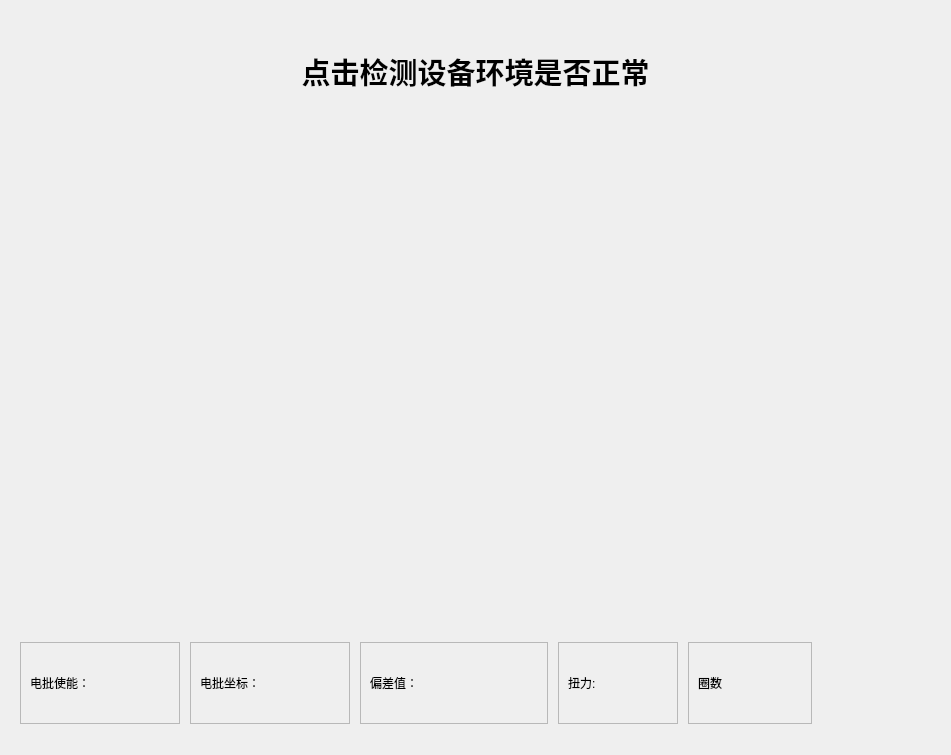
<?xml version="1.0" encoding="UTF-8"?>
<ui version="4.0">
 <class>WidgetModel8</class>
 <widget class="QWidget" name="WidgetModel8">
  <property name="geometry">
   <rect>
    <x>0</x>
    <y>0</y>
    <width>951</width>
    <height>755</height>
   </rect>
  </property>
  <property name="windowTitle">
   <string>Form</string>
  </property>
  <layout class="QGridLayout" name="gridLayout_2">
   <item row="1" column="0">
    <widget class="QLabel" name="labelImg">
     <property name="minimumSize">
      <size>
       <width>720</width>
       <height>480</height>
      </size>
     </property>
     <property name="maximumSize">
      <size>
       <width>720</width>
       <height>480</height>
      </size>
     </property>
     <property name="text">
      <string/>
     </property>
    </widget>
   </item>
   <item row="1" column="1">
    <widget class="XyProcessLog" name="widgetLog" native="true"/>
   </item>
   <item row="0" column="0" colspan="2">
    <widget class="XyResultLabel" name="labelTips">
     <property name="minimumSize">
      <size>
       <width>0</width>
       <height>100</height>
      </size>
     </property>
     <property name="maximumSize">
      <size>
       <width>16777215</width>
       <height>100</height>
      </size>
     </property>
     <property name="font">
      <font>
       <pointsize>22</pointsize>
       <weight>75</weight>
       <bold>true</bold>
      </font>
     </property>
     <property name="text">
      <string>点击检测设备环境是否正常</string>
     </property>
     <property name="alignment">
      <set>Qt::AlignCenter</set>
     </property>
    </widget>
   </item>
   <item row="2" column="0" colspan="2">
    <widget class="QWidget" name="widget" native="true">
     <property name="maximumSize">
      <size>
       <width>16777215</width>
       <height>100</height>
      </size>
     </property>
     <layout class="QHBoxLayout" name="horizontalLayout">
      <property name="spacing">
       <number>10</number>
      </property>
      <item>
       <widget class="QFrame" name="frame">
        <property name="minimumSize">
         <size>
          <width>160</width>
          <height>0</height>
         </size>
        </property>
        <property name="frameShape">
         <enum>QFrame::StyledPanel</enum>
        </property>
        <property name="frameShadow">
         <enum>QFrame::Raised</enum>
        </property>
        <layout class="QHBoxLayout" name="horizontalLayout_2">
         <property name="spacing">
          <number>0</number>
         </property>
         <property name="topMargin">
          <number>0</number>
         </property>
         <property name="rightMargin">
          <number>9</number>
         </property>
         <property name="bottomMargin">
          <number>0</number>
         </property>
         <item>
          <widget class="QLabel" name="label">
           <property name="text">
            <string>电批使能：</string>
           </property>
          </widget>
         </item>
         <item>
          <widget class="QLabel" name="labelEnable">
           <property name="minimumSize">
            <size>
             <width>80</width>
             <height>80</height>
            </size>
           </property>
           <property name="maximumSize">
            <size>
             <width>80</width>
             <height>80</height>
            </size>
           </property>
           <property name="text">
            <string/>
           </property>
          </widget>
         </item>
        </layout>
       </widget>
      </item>
      <item>
       <widget class="QFrame" name="frame_2">
        <property name="minimumSize">
         <size>
          <width>160</width>
          <height>0</height>
         </size>
        </property>
        <property name="frameShape">
         <enum>QFrame::StyledPanel</enum>
        </property>
        <property name="frameShadow">
         <enum>QFrame::Raised</enum>
        </property>
        <layout class="QHBoxLayout" name="horizontalLayout_3">
         <property name="spacing">
          <number>0</number>
         </property>
         <property name="leftMargin">
          <number>9</number>
         </property>
         <property name="topMargin">
          <number>0</number>
         </property>
         <property name="rightMargin">
          <number>9</number>
         </property>
         <property name="bottomMargin">
          <number>0</number>
         </property>
         <item>
          <widget class="QLabel" name="label_3">
           <property name="text">
            <string>电批坐标：</string>
           </property>
          </widget>
         </item>
         <item>
          <widget class="QLabel" name="labelPos">
           <property name="font">
            <font>
             <pointsize>15</pointsize>
             <weight>75</weight>
             <bold>true</bold>
            </font>
           </property>
           <property name="text">
            <string/>
           </property>
          </widget>
         </item>
        </layout>
       </widget>
      </item>
      <item>
       <widget class="QFrame" name="frame_3">
        <property name="minimumSize">
         <size>
          <width>160</width>
          <height>0</height>
         </size>
        </property>
        <property name="frameShape">
         <enum>QFrame::StyledPanel</enum>
        </property>
        <property name="frameShadow">
         <enum>QFrame::Raised</enum>
        </property>
        <layout class="QHBoxLayout" name="horizontalLayout_4">
         <property name="spacing">
          <number>0</number>
         </property>
         <property name="leftMargin">
          <number>9</number>
         </property>
         <property name="topMargin">
          <number>0</number>
         </property>
         <property name="rightMargin">
          <number>9</number>
         </property>
         <property name="bottomMargin">
          <number>0</number>
         </property>
         <item>
          <widget class="QLabel" name="label_5">
           <property name="text">
            <string>偏差值：</string>
           </property>
          </widget>
         </item>
         <item>
          <widget class="QLabel" name="labelOffset">
           <property name="minimumSize">
            <size>
             <width>120</width>
             <height>80</height>
            </size>
           </property>
           <property name="font">
            <font>
             <pointsize>15</pointsize>
             <weight>75</weight>
             <bold>true</bold>
            </font>
           </property>
           <property name="text">
            <string/>
           </property>
          </widget>
         </item>
        </layout>
       </widget>
      </item>
      <item>
       <widget class="QFrame" name="frame_4">
        <property name="minimumSize">
         <size>
          <width>120</width>
          <height>0</height>
         </size>
        </property>
        <property name="frameShape">
         <enum>QFrame::StyledPanel</enum>
        </property>
        <property name="frameShadow">
         <enum>QFrame::Raised</enum>
        </property>
        <layout class="QHBoxLayout" name="horizontalLayout_5">
         <property name="spacing">
          <number>0</number>
         </property>
         <property name="leftMargin">
          <number>9</number>
         </property>
         <property name="topMargin">
          <number>0</number>
         </property>
         <property name="rightMargin">
          <number>9</number>
         </property>
         <property name="bottomMargin">
          <number>0</number>
         </property>
         <item>
          <widget class="QLabel" name="label_2">
           <property name="text">
            <string>扭力:</string>
           </property>
          </widget>
         </item>
         <item>
          <widget class="QLabel" name="labelMnm">
           <property name="font">
            <font>
             <pointsize>15</pointsize>
             <weight>75</weight>
             <bold>true</bold>
            </font>
           </property>
           <property name="text">
            <string/>
           </property>
          </widget>
         </item>
        </layout>
       </widget>
      </item>
      <item>
       <widget class="QFrame" name="frame_5">
        <property name="minimumSize">
         <size>
          <width>120</width>
          <height>0</height>
         </size>
        </property>
        <property name="frameShape">
         <enum>QFrame::StyledPanel</enum>
        </property>
        <property name="frameShadow">
         <enum>QFrame::Raised</enum>
        </property>
        <layout class="QHBoxLayout" name="horizontalLayout_6">
         <property name="spacing">
          <number>0</number>
         </property>
         <property name="leftMargin">
          <number>9</number>
         </property>
         <property name="topMargin">
          <number>0</number>
         </property>
         <property name="rightMargin">
          <number>9</number>
         </property>
         <property name="bottomMargin">
          <number>0</number>
         </property>
         <item>
          <widget class="QLabel" name="label_6">
           <property name="text">
            <string>圈数</string>
           </property>
          </widget>
         </item>
         <item>
          <widget class="QLabel" name="labelReticle">
           <property name="minimumSize">
            <size>
             <width>80</width>
             <height>0</height>
            </size>
           </property>
           <property name="font">
            <font>
             <pointsize>15</pointsize>
             <weight>75</weight>
             <bold>true</bold>
            </font>
           </property>
           <property name="text">
            <string/>
           </property>
          </widget>
         </item>
        </layout>
       </widget>
      </item>
      <item>
       <spacer name="horizontalSpacer">
        <property name="orientation">
         <enum>Qt::Horizontal</enum>
        </property>
        <property name="sizeHint" stdset="0">
         <size>
          <width>40</width>
          <height>20</height>
         </size>
        </property>
       </spacer>
      </item>
     </layout>
    </widget>
   </item>
  </layout>
 </widget>
 <customwidgets>
  <customwidget>
   <class>XyResultLabel</class>
   <extends>QLabel</extends>
   <header>XyResultLabel.h</header>
   <container>1</container>
  </customwidget>
  <customwidget>
   <class>XyProcessLog</class>
   <extends>QWidget</extends>
   <header location="global">XyProcessLog.h</header>
   <container>1</container>
  </customwidget>
 </customwidgets>
 <resources/>
 <connections/>
</ui>
